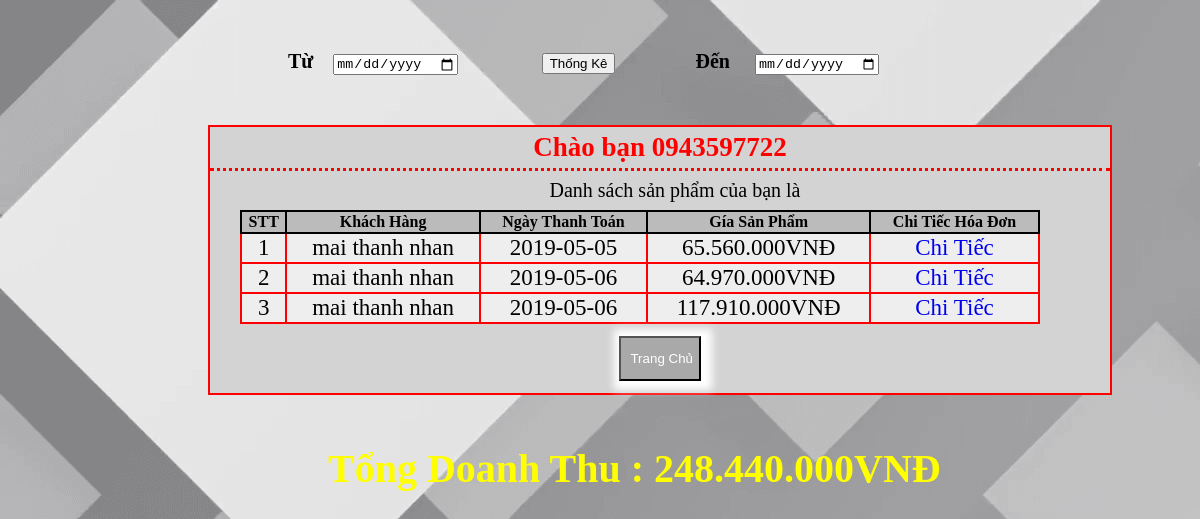
The app's page /PHP_Web/doanhthu.php (signed in) with its own data.
### tables this page shows
CREATE TABLE `donhang` (
  `id` int(11) NOT NULL,
  `idkhachhang` int(11) DEFAULT NULL,
  `TONGTIEN` float DEFAULT NULL,
  `NgayThanhToan` date DEFAULT NULL
);

CREATE TABLE `taikhoan` (
  `MaTaiKhoan` int(11) NOT NULL,
  `Ho` varchar(150) DEFAULT NULL,
  `Ten` varchar(150) DEFAULT NULL,
  `Email` varchar(150) DEFAULT NULL,
  `MatKhau` varchar(250) DEFAULT NULL,
  `SDT` varchar(150) DEFAULT NULL,
  `GioiTinh` varchar(150) DEFAULT NULL,
  `MaLoaiTK` int(11) DEFAULT NULL,
  `diachi` varchar(355) DEFAULT NULL
);

### PHP_Web/doanhthu.php (the view, shortened to what this page needs)
<?php
	include("connect.php");
	$sql="SELECT d.id,t.ho,t.ten,d.NgayThanhToan,d.TONGTIEN
		FROM donhang d,taikhoan t
		WHERE d.idkhachhang=t.MaTaiKhoan";
	$select=$con->query($sql);
?>
<!DOCTYPE html PUBLIC "-//W3C//DTD XHTML 1.0 Transitional//EN" "http://www.w3.org/TR/xhtml1/DTD/xhtml1-transitional.dtd">
<html xmlns="http://www.w3.org/1999/xhtml">
<head>
<link href="dinhdangdanhsachsanpham.css" type="text/css" rel="stylesheet" />
</head>
<body>
<form method="POST" action="" enctype="multipart/form-data" name="formdoanhthu">
	<div id="date">
	<span style="font-weight:bold;font-size:20px;"> Từ</span> &nbsp;&nbsp;&nbsp;&nbsp;<input type="date" name="fromdate"> &nbsp;&nbsp;&nbsp;&nbsp; &nbsp;&nbsp;&nbsp;&nbsp; &nbsp;&nbsp;&nbsp;&nbsp; &nbsp;&nbsp;&nbsp;&nbsp;
    <input type="submit" name="submitdate" onclick="return kiemtradate()" value="Thống Kê">
    <span style="font-weight:bold;font-size:20px;"> Đến &nbsp;&nbsp;&nbsp </span><input type="date" name="totime">
    </div>
	<div class="noidung">
    	<div class="tieude"> Chào bạn  <?php echo $_COOKIE['dangnhap'] ?></div>
        <div class="loinoi" > Danh sách sản phẩm của bạn là</div>
        <span id="danhsachsanphamcuausser">
    	<table>
        <tr>
        	<th> STT</th>
            <th> Khách Hàng </th>
            <th> Ngày Thanh Toán</th>
			<th> Gía Sản Phẩm </th>
            <th colspan="3">  Chi Tiếc Hóa Đơn</th>
        </tr>
        <?php
			$i=1;
			$tongtien=0;
        	while($row =$select->fetch_assoc()){
			$price = $row['TONGTIEN'];
			$tongtien+=$price;
			$price = '<span>'. number_format($price ,0 ,'.' ,'.').'VNĐ' .'</span>';
            	echo "<tr>";
				echo "<td> ".$i."</td>";
				echo "<td>  ".$row['ho']."  ".$row['ten']."</td>";
				echo "<td> ".$row['NgayThanhToan']."</td>";
				echo "<td> ".$price." </td>";
				echo "<td> <a href='chitiecdonhang.php?id=".$row['id']."'> Chi Tiếc</a></td>";
				echo "</tr>";
				$i=$i+1;
            }
		?>
        </table>
        </span>
        <input type="submit" name="dangxuat3" value=" Trang Chủ" class="dx" />
        </form>
    <h1>Tổng Doanh Thu :  <?php
					$tongtien = '<span>'. number_format($tongtien ,0 ,'.' ,'.').'VNĐ' .'</span>';
					echo $tongtien
					?> </h1>
</body>
</html>

### PHP_Web/doanhthu.php (style rules this page uses)
body { background-image:url(avatar/backgound.png); background-repeat:repeat; background-image:1800px 120px; }
div.noidung { position:relative; background-color:#d3d3d3; text-align:center; border:2px solid #F00; margin-left:200px; margin-top:50px; width:900px; height:auto; }
div.tieude { padding:5px; border-bottom:3px dotted #F00; color:#F00; font-size:27px; font-weight:bold; }
div.loinoi { margin-left:30px; font-size:20px; padding:8px; }
table { margin-left:30px; width:800px; border-collapse:collapse; }
table tr th,td { border: 2px solid #000; }
table tr th { background-color:#bbbbbb; }
table tr td { border:2px solid red; background-color:#eeeeee; }
.dx { cursor:pointer; margin:12px; background-color:#a9a9a9; height:45px; color:#FFF; box-shadow: 3px 1px 8px 8px #FFF; }
table.bangchitiec tr th,td { font-size:23px; text-align:center; border:1px solid #000; }
#date { margin-left:280px; margin-top:50px; }
a { text-decoration: none; }
h1 { font-weight:bold; color:yellow; margin-top:50px; font-size:40px; margin-left:320px; }

### records on screen
donhang: taikhoan.Ho "mai", taikhoan.Ten "thanh nhan", NgayThanhToan "2019-05-05", TONGTIEN "65.560.000"
donhang: taikhoan.Ho "mai", taikhoan.Ten "thanh nhan", NgayThanhToan "2019-05-06", TONGTIEN "64.970.000"
donhang: taikhoan.Ho "mai", taikhoan.Ten "thanh nhan", NgayThanhToan "2019-05-06", TONGTIEN "117.910.000"

### other values on screen
$_COOKIE['dangnhap'] "0943597722"
$tongtien "248.440.000"
